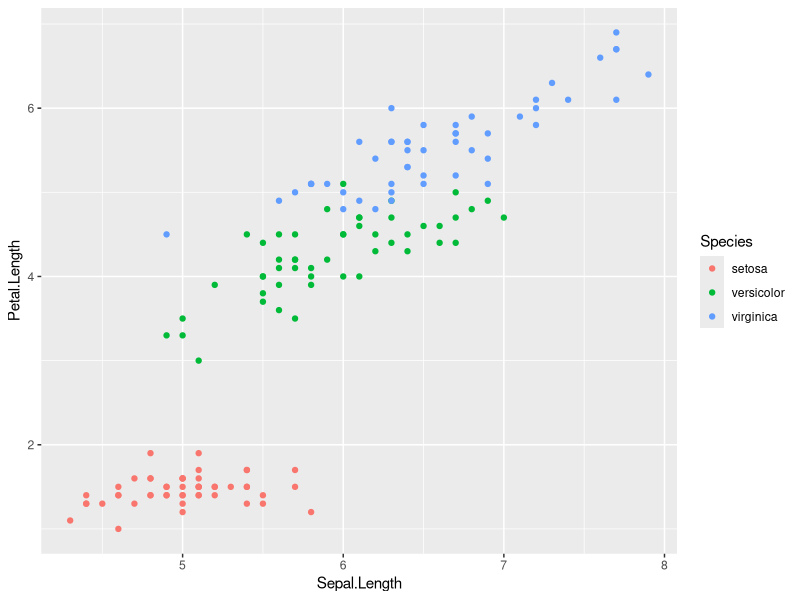
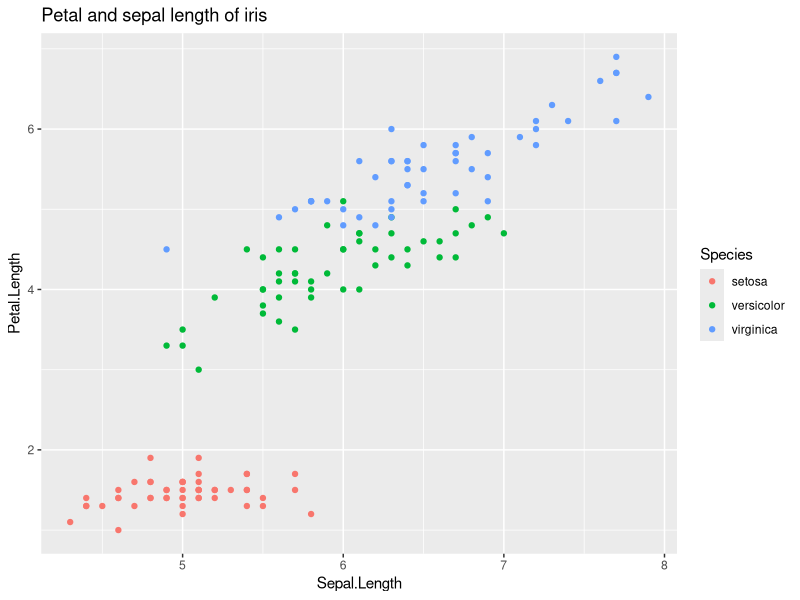
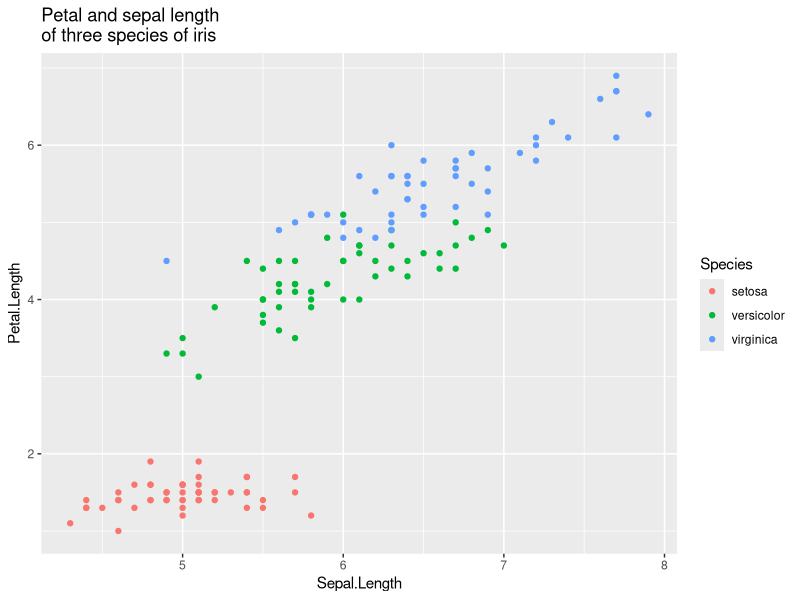
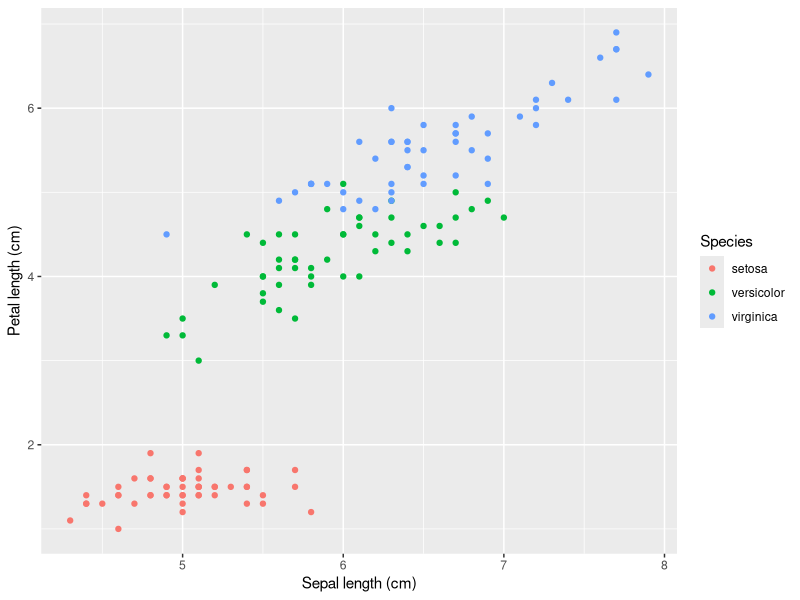
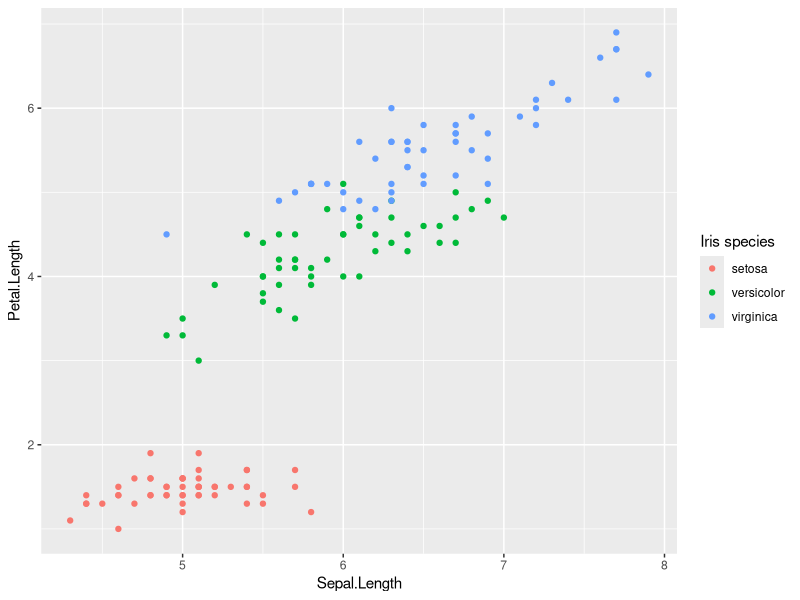
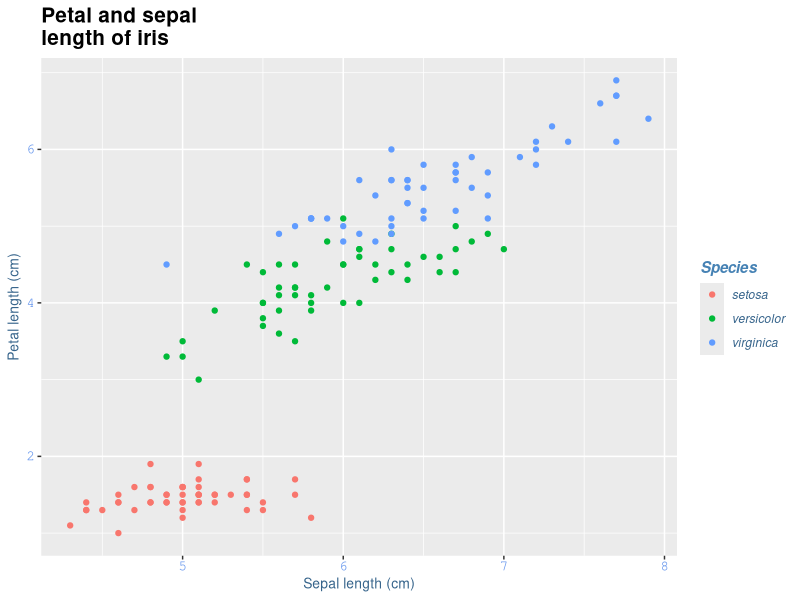

Generate these figures, in order, with R:
## ---- chunk 1
library(ggplot2)
## ---- chunk 2
data(iris)
## ---- chunk 3
IrisPlot <- ggplot(iris, aes(Sepal.Length, Petal.Length, colour=Species)) + geom_point() 
## ---- chunk 4
print(IrisPlot)
## ---- chunk 5
print(IrisPlot + ggtitle("Petal and sepal length of iris"))
## ---- chunk 6
print(IrisPlot + ggtitle("Petal and sepal length \nof three species of iris"))
## ---- chunk 7
print(IrisPlot + labs(y="Petal length (cm)", x = "Sepal length (cm)"))
## ---- chunk 8
IrisPlot <- ggplot(iris, aes(Sepal.Length, Petal.Length, colour=Species)) + geom_point()

print(IrisPlot + labs(colour = "Iris species"))
## ---- chunk 9
mynamestheme <- theme(plot.title = element_text(family = "Helvetica", face = "bold", size = (15)), 
                 legend.title = element_text(colour = "steelblue",  face = "bold.italic", family = "Helvetica"), 
                 legend.text = element_text(face = "italic", colour="steelblue4",family = "Helvetica"), 
                  axis.title = element_text(family = "Helvetica", size = (10), colour = "steelblue4"),
                  axis.text = element_text(family = "Courier", colour = "cornflowerblue", size = (10)))
  
print(IrisPlot + mynamestheme + labs( title= "Petal and sepal \nlength of iris", y="Petal length (cm)", x = "Sepal length (cm)"))
## ---- chunk 10
date()
